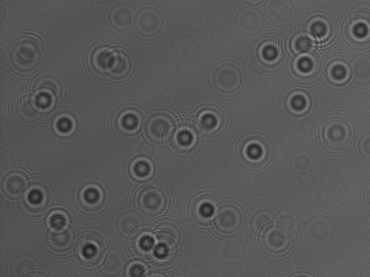
#> input picture test/Daudi_Kconcentrated.png, 370 x 277 px
$ python -i recon.py   (imports and definitions only)   (older library calls are emulated)
#> lines starting #> are read from the running program, lines starting #| are printed output that depends on the picture
import numpy as np
import scipy
import scipy.misc
import scipy.ndimage
import scipy.io
import scipy.interpolate
import skimage
import time
import cv2
import os.path
import skimage.morphology
from scipy.ndimage.filters import uniform_filter


class Reconstruction(object):
    def __init__(self):
        # lambda is the wavelength in meters (i.e. 405nm = UV light)
        self.lmbda = 625e-9
        self.UpsampleFactor = 2
        self.delta2 = 2.2e-6
        self.Dz = 5e-4
        self.Threshold_objsupp = 0.1
        self.NumIteration = 30
        self.std_filter_size = 9
        self.dilation_size = 6
        self.debug = False
        self.min_small_obj_size = 300

    def upsampling(self, data, dx1):
        dx2 = dx1 / (2 ** self.UpsampleFactor)
        x_size = ((2 ** self.UpsampleFactor) * data.shape[0]) - (2 ** (self.UpsampleFactor) - 1)
        y_size = ((2 ** self.UpsampleFactor) * data.shape[1]) - (2 ** (self.UpsampleFactor) - 1)
        data = data.astype("float32")
        upsampled = scipy.ndimage.zoom(data, [float(x_size) /data.shape[0], float(y_size) / data.shape[1]], order=3)
        self.debug_save_mat(upsampled, 'upsampledPy')
        return upsampled, dx2

    def ft2(self, g, delta):
        return np.fft.fftshift(np.fft.fft2((np.fft.fftshift(g)))) * delta ** 2

    def ift2(self, G, dfx, dfy):
        Nx, Ny = np.shape(G)
        return np.fft.ifftshift(np.fft.ifft2(np.fft.ifftshift(G))) * Nx * Ny * dfx * dfy

    # [11 lines left out: function debug_save_mat, not called in this run]

    def compute(self, data):
        self.__init__()
        ft2 = self.ft2
        ift2 = self.ift2
        mul = np.multiply
        k = 2 * np.pi / self.lmbda
        subNormAmp = np.sqrt(data)
        # delta_prev = self.delta2

        if self.UpsampleFactor > 0:
            subNormAmp, self.delta2 = self.upsampling(subNormAmp, self.delta2)

        self.debug_save_mat(subNormAmp, 'subNormAmpPy')

        Nx, Ny = np.shape(subNormAmp)
        delta1 = self.delta2

        dfx = 1 / (Nx * self.delta2)
        dfy = 1 / (Ny * self.delta2)

        fx, fy = np.meshgrid(np.arange(-Ny / 2, Ny / 2, 1) * dfy,
                             np.arange(-Nx / 2, Nx / 2, 1) * dfx)
        #print(1 - self.lmbda ** 2 * fx ** 2 - self.lmbda ** 2 * fy ** 2)
        Gbp = np.exp((1j * k * self.Dz) * np.sqrt(1 - self.lmbda ** 2 * fx ** 2 - self.lmbda ** 2 * fy ** 2))
        Gfp = np.exp((-1j * k * self.Dz) * np.sqrt(1 - self.lmbda ** 2 * fx ** 2 - self.lmbda ** 2 * fy ** 2))

        self.debug_save_mat(Gbp, 'GbpPy')
        Input = subNormAmp

        F2 = ft2(Input, self.delta2)
        Recon1 = ift2(mul(F2, Gbp), dfx, dfy)

        # np.abs(np.real(Recon1))
        support = self.window_stdev(mul(np.abs(Recon1), np.cos(np.angle(Recon1))), float(self.std_filter_size) / 2)
        self.debug_save_mat(support, 'supportStdPy' + str(self.std_filter_size))

        support = np.where(support > self.Threshold_objsupp, 1, 0)
        self.debug_save_mat(support, 'supportThresholdPy')

        support = scipy.ndimage.binary_dilation(support, structure=skimage.morphology.disk(self.dilation_size))
        self.debug_save_mat(support, 'supportDilatePy')

        # bFill = time.time()

        # corresponds to imfill(support,'holes');
        support = scipy.ndimage.binary_fill_holes(support)
        self.debug_save_mat(support, 'supportFillHoles')
        # bRemove = time.time()

        # corresponds to imfill bwareaopen(support,300)
        skimage.morphology.remove_small_objects(support, min_size=self.min_small_obj_size, connectivity=2,
                                                in_place=True)
        self.debug_save_mat(support, 'supportRemoveSmallObj')
        # after = time.time()
        # print("Fill Time:  {:.2f}s -- Remove Small Objects Time:  {:.2f}s".format(after - bFill, after - bRemove))
        for k in range(self.NumIteration):
            #t1 = time.time()
            Constraint = np.where(support == 1, np.abs(Recon1), 1)
            Constraint = np.where(np.abs(Recon1) > 1, 1, Constraint)
            Recon1_update = mul(Constraint, np.exp(1j * np.angle(Recon1)))

            F1 = ft2(Recon1_update, delta1)

            Output = ift2(mul(F1, Gfp), dfx, dfy)

            Input = mul(subNormAmp, np.exp(1j * np.angle(Output)))

            F2 = ft2(Input, self.delta2)

            Recon1 = ift2(mul(F2, Gbp), dfx, dfy)
            """print("Completing Iteration {0} of {1}  -  {2:.2f}%".format(k, self.NumIteration,
                                                                        100. * k / self.NumIteration),
                                                                         " -  Time: {:.2f}s".format(time.time() - t1))

        """
        F2 = ft2(Input, self.delta2)
        ReconImage = ift2(mul(F2, Gbp), dfx, dfy)

        return ReconImage, support

    # [38 lines left out: functions process, window_stdev, hough_circle_transform, not called in this run]


# Usage
"""
recon = Reconstruction()
# change parameters if needed
# recon.lmbda = 625e-9
# recon.delta = 2.2e-6
recon.debug = True
t1 = time.time()
result = recon.process('cell snapshot.png', 'snapshot ref.png')
print("Reconstruction runs in:", time.time() - t1, "seconds")
scipy.misc.imsave('output.png', np.abs(result))"""

>>> import cv2
>>> picture = cv2.imread('../test/Daudi_Kconcentrated.png')
#> picture is the input picture: shape (277, 370, 3); min 31, max 162, mean 87.2
>>> result = Reconstruction().compute(picture)
#> in compute, `subNormAmp = np.sqrt(data)`:
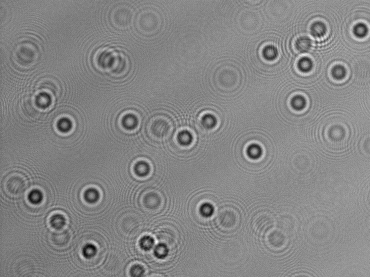
#> subNormAmp: shape (277, 370, 3) float16; min 5.57, max 12.73, mean 9.33; drawn with min black and max white
#> (the run stopped early here; a loop or call above may not have finished)

$ run again, on test/reference_image.png
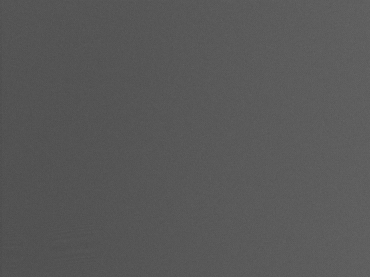
#> input picture test/reference_image.png, 370 x 277 px
#> picture is the input picture: shape (277, 370, 3); min 75, max 102, mean 88.2
#> in compute, `subNormAmp = np.sqrt(data)`:
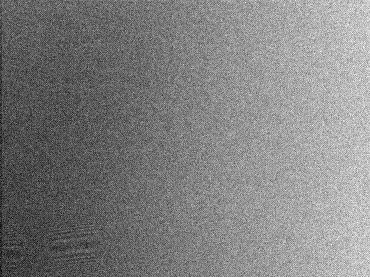
#> subNormAmp: shape (277, 370, 3) float16; min 8.66, max 10.1, mean 9.39; drawn with min black and max white
